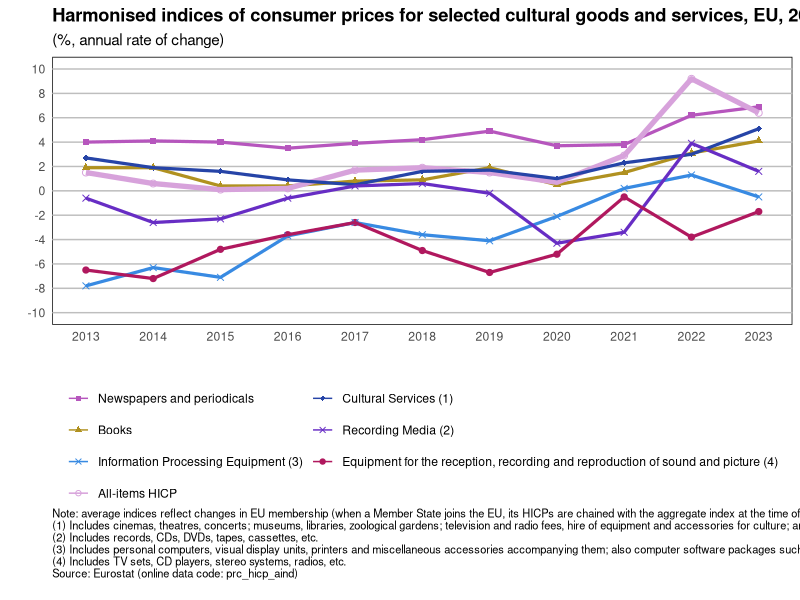
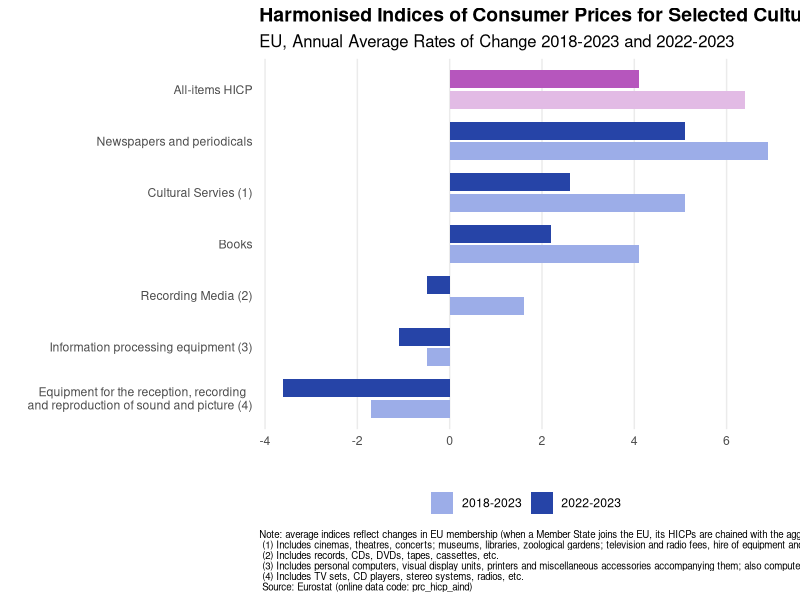

Generate these figures, in order, with R:
## ---- chunk 1
knitr::opts_chunk$set(warning = FALSE, message = FALSE)

library(tidyverse)
library(readxl)
library(grid)
library(png)
# Read in specific rows including time from the same sheet
time <- read_excel("EU_HICP_DATA_24.xlsx", sheet = "Figure 1", range = "D73:N73", col_names = F, col_types = "numeric")
all_hicp <- read_excel("EU_HICP_DATA_24.xlsx", sheet = "Figure 1", range = "D75:N75", col_names = F)
equip <- read_excel("EU_HICP_DATA_24.xlsx", sheet = "Figure 1", range = "D77:N77", col_names = F)
info_equip <- read_excel("EU_HICP_DATA_24.xlsx", sheet = "Figure 1", range = "D78:N78", col_names = F)
rec_media <- read_excel("EU_HICP_DATA_24.xlsx", sheet = "Figure 1", range = "D79:N79", col_names = F)
cult_serv <- read_excel("EU_HICP_DATA_24.xlsx", sheet = "Figure 1", range = "D80:N80", col_names = F)
books <- read_excel("EU_HICP_DATA_24.xlsx", sheet = "Figure 1", range = "D81:N81", col_names = F)
newspapers <- read_excel("EU_HICP_DATA_24.xlsx", sheet = "Figure 1", range = "D82:N82", col_names = F)

# Bind rows and create a new column for data frame names
combined_rows <- bind_rows(time, all_hicp, equip, info_equip,
                           rec_media, cult_serv, books, newspapers)

# Add more rows as needed using the same pattern
combined_cols <- as_tibble(t(combined_rows))
colnames(combined_cols) <- c("time","all_hicp","equip","info_equip",
                             "rec_media","cult_serv","books","newspapers")

combined_data_long <- combined_cols %>%
  pivot_longer(cols = -time, names_to = "variable", values_to = "value")

# Convert value column to numeric
combined_data_long$value <- as.numeric(combined_data_long$value)
combined_data_long$time <- as.numeric(combined_data_long$time)

# Create the factors for the legend
combined_data_long$variable <- factor(combined_data_long$variable, 
                                      levels = c("newspapers", "books", "info_equip", "all_hicp",
                                                 "cult_serv", "rec_media", "equip"))
# Create the vector for legend names 
labels_original <- c("Newspapers and periodicals", "Books", "Information Processing Equipment (3)", 
                     "All-items HICP", "Cultural Services (1)", "Recording Media (2)", "Equipment for the reception, recording and reproduction of sound and picture (4)")


# Define codes for each variable
color_palette <- c(
  all_hicp = "#d7a2db",        
  equip = "#b0185e",           
  info_equip = "#388ae2",     
  rec_media = "#672dc4",       
  cult_serv = "#2644a7",       
  books = "#b09120",           
  newspapers = "#b656bd"       
)


cap = paste("Note: average indices reflect changes in EU membership (when a Member State joins the EU, its HICPs are chained with the aggregate index at the time of the accession).
(1) Includes cinemas, theatres, concerts; museums, libraries, zoological gardens; television and radio fees, hire of equipment and accessories for culture; and other cultural services.
(2) Includes records, CDs, DVDs, tapes, cassettes, etc.
(3) Includes personal computers, visual display units, printers and miscellaneous accessories accompanying them; also computer software packages such as operating systems, applications, languages, etc.
(4) Includes TV sets, CD players, stereo systems, radios, etc.
Source: Eurostat (online data code: prc_hicp_aind)")

# Create the plot
plot1 <- ggplot(combined_data_long, aes(x = time, y = value,
                                        color = variable, shape = variable,
                                        linewidth = variable, size = variable)) +
  geom_point() +
  geom_line() +
  guides(color=guide_legend(ncol=2), shape=guide_legend(ncol=2), linewidth=F, size=F) +
  scale_shape_manual(values=c(15,17,4,21,18,4,19), labels=labels_original) +
  scale_linewidth_manual(values = c(1.1,1.1,1.1,1.8,1.1,1.1,1.1)) +
  labs(title="Harmonised indices of consumer prices for selected cultural goods and services, EU, 2013-2023",
       subtitle="(%, annual rate of change)", x = "", y = "", color = "Variable", shape = "Variable",
       cols='markers', caption=cap) +
  scale_x_continuous(breaks = seq(2013, 2023, by = 1)) +
  scale_y_continuous(breaks = seq(-10, 12, by = 2), limits = c(-10,10)) +
  scale_color_manual(values = color_palette, labels=labels_original) +
  scale_size_manual(values=c(1.8,1.8,1.8,2,1.8,1.8,1.8)) +
  theme_minimal() +
  theme(panel.background = element_rect(fill = "white"),  # Set background to white
        panel.grid.major.y = element_line(color = "gray"),  # Set major horizontal grid lines to gray
        panel.grid.minor = element_blank(),  # Remove minor grid lines
        panel.grid.major.x = element_blank(),  # Remove vertical grid lines
        panel.grid.minor.x = element_blank(),
        plot.title = element_text(face = "bold"),
        
        plot.caption = element_text(size = 8, hjust = 0, vjust = 5),
        legend.position = "bottom", legend.title = element_blank())

plot1
## ---- chunk 2
category <- read_excel("EU_HICP_DATA_24.xlsx", sheet = "Figure 2", range = "C63:C69", col_names = FALSE)
category[7, 1] <- "Equipment for the reception, recording  
and reproduction of sound and picture (4)"
category[3, 1] <- "Cultural Servies (1)"
category[5,1] <- "Recording Media (2)"
category[6, 1] <- "Information processing equipment (3)"
values_2018_2023 <- read_excel("EU_HICP_DATA_24.xlsx", sheet = "Figure 2", range = "E63:E69", col_names = FALSE)
values_2022_2023 <- read_excel("EU_HICP_DATA_24.xlsx", sheet = "Figure 2", range = "F63:F69", col_names = FALSE)
period <-  as.character(read_excel("EU_HICP_DATA_24.xlsx", sheet = "Figure 2", range = "E59:F59", col_names = FALSE))

data <- data.frame(
  Category = category[[1]],
  `2022-2023` = values_2022_2023[[1]],
  `2018-2023` = values_2018_2023[[1]])

cap2 = "Note: average indices reflect changes in EU membership (when a Member State joins the EU, its HICPs are chained with the aggregate index at the time of the accession).
 (1) Includes cinemas, theatres, concerts; museums, libraries, zoological gardens; television and radio fees, hire of equipment and accessories for culture; and other cultural services.
 (2) Includes records, CDs, DVDs, tapes, cassettes, etc.
 (3) Includes personal computers, visual display units, printers and miscellaneous accessories accompanying them; also computer software packages such as operating systems, applications, languages, etc. 
 (4) Includes TV sets, CD players, stereo systems, radios, etc.
 Source: Eurostat (online data code: prc_hicp_aind)"

# Pivot the data to a long format
data_long <- pivot_longer(data, cols = -Category,names_to = "Period",values_to = "Value")


labels_graph2 <- data_long$Category |> unique() |> rev()
data_long$Category <- factor(data_long$Category, levels = labels_graph2)
data_long$Period <- rev(factor(data_long$Period))

data_long <- data_long %>%
  mutate(Color_Group = ifelse(Category == "All-items HICP", paste(Category, Period), paste("Other", Period)))

plot <- ggplot(data_long, aes(x = Category, y = Value, fill = Color_Group)) +
  geom_bar(stat = "identity", position = position_dodge(width = 0.8), width = 0.7) +
  coord_flip() +  # This flips the axes so categories are on the y-axis
  scale_fill_manual(values = c(
    "All-items HICP X2018.2023" = "#e2bbe5", 
    "All-items HICP X2022.2023" = "#b656bd",
    "Other X2018.2023" = "#9cade8", 
    "Other X2022.2023" = "#2644a7"
  ),
  breaks = c("Other X2018.2023","Other X2022.2023"),
  labels = c("2018-2023","2022-2023")) +  # Customize the colors for each specific group
  labs(title = "Harmonised Indices of Consumer Prices for Selected Cultural Goods and Services",
       subtitle = "EU, Annual Average Rates of Change 2018-2023 and 2022-2023",
       x = "",
       y = "",
       caption = cap2) +
  theme_minimal() +
  theme(legend.position = "bottom", legend.title = element_blank(),
        plot.title = element_text(size = 14, face = "bold"),
        plot.subtitle = element_text(size = 12),
        plot.caption = element_text(size = 7, hjust = 0),
        
        panel.grid.major.y = element_blank()) +
  
  scale_y_continuous(breaks = c(seq(-4, 6, by = 2)), minor_breaks= c(seq(-4, 6, by = 2)))


# Display the plot
print(plot)

## ---- chunk 3

## ---- chunk 4
options(pillar.sigfig = NULL)
options(tibble.print_min = Inf, tibble.print_max = Inf)
time_t <- read_excel("EU_HICP_DATA_24.xlsx", sheet = "Table 1", range = "D10:Q10", col_names = F, col_types = "text")

all_hicp_t1 <- read_excel("EU_HICP_DATA_24.xlsx", sheet = "Table 1", range = "D11:D47", col_names = F, col_types = "numeric")
all_hicp_t2 <- read_excel("EU_HICP_DATA_24.xlsx", sheet = "Table 1", range = "E11:E47", col_names = F, col_types = "numeric")
newspapers_t1 <- read_excel("EU_HICP_DATA_24.xlsx", sheet = "Table 1", range = "F11:F47", col_names = F, col_types = "numeric")
newspapers_t2 <- read_excel("EU_HICP_DATA_24.xlsx", sheet = "Table 1", range = "G11:G47", col_names = F, col_types = "numeric")
cult_serv_t1 <- read_excel("EU_HICP_DATA_24.xlsx", sheet = "Table 1", range = "H11:H47", col_names = F, col_types = "numeric")
cult_serv_t2 <- read_excel("EU_HICP_DATA_24.xlsx", sheet = "Table 1", range = "I11:I47", col_names = F, col_types = "numeric")
books_t1 <- read_excel("EU_HICP_DATA_24.xlsx", sheet = "Table 1", range = "J11:J47", col_names = F, col_types = "numeric")
books_t2 <- read_excel("EU_HICP_DATA_24.xlsx", sheet = "Table 1", range = "K11:K47", col_names = F, col_types = "numeric")
rec_media_t1 <- read_excel("EU_HICP_DATA_24.xlsx", sheet = "Table 1", range = "L11:L47", col_names = F, col_types = "numeric")
rec_media_t2 <- read_excel("EU_HICP_DATA_24.xlsx", sheet = "Table 1", range = "M11:M47", col_names = F, col_types = "numeric")
info_equip_t1 <- read_excel("EU_HICP_DATA_24.xlsx", sheet = "Table 1", range = "N11:N47", col_names = F, col_types = "numeric")
info_equip_t2 <- read_excel("EU_HICP_DATA_24.xlsx", sheet = "Table 1", range = "O11:O47", col_names = F, col_types = "numeric")
equip_t1 <- read_excel("EU_HICP_DATA_24.xlsx", sheet = "Table 1", range = "P11:P47", col_names = F, col_types = "numeric")
equip_t2 <- read_excel("EU_HICP_DATA_24.xlsx", sheet = "Table 1", range = "Q11:Q47", col_names = F, col_types = "numeric")

categories <- read_excel("EU_HICP_DATA_24.xlsx", sheet = "Table 1", range = "C11:C47", col_names = F)

combined_cols <- bind_cols(categories, all_hicp_t1, all_hicp_t2, newspapers_t1, newspapers_t2, cult_serv_t1, cult_serv_t2,
                           books_t1, books_t2, rec_media_t1, rec_media_t2, info_equip_t1, info_equip_t2, equip_t1, 
                           equip_t2)

colnames(combined_cols) <- c(" ",time_t)


library(knitr)
library(kableExtra)

header <- c(1, rep(2,7))
names(header) <- c(" ", rev(labels_graph2))

# Create the table
kable_styling <- kable(combined_cols, format = "html", escape = F, digits = 1) %>%
  group_rows(" ", 1, 1) %>%
  group_rows(" ", 2, 28) %>%
  group_rows(" ", 29, 31) %>%
  group_rows(" ", 32, 36) %>%
  group_rows(" ", 37, 37) %>%
  add_header_above(header, background = "#f0dcf1", include_empty = F) %>%
  row_spec(row = 0, background = "#f0dcf1") %>%
  row_spec(row = 1, background = "#e1bae4") %>%
  kable_styling(bootstrap_options = c("striped", "hover", "condensed"),
                full_width = F, font_size = 12, fixed_thead = TRUE)

# Output the table
kable_styling
